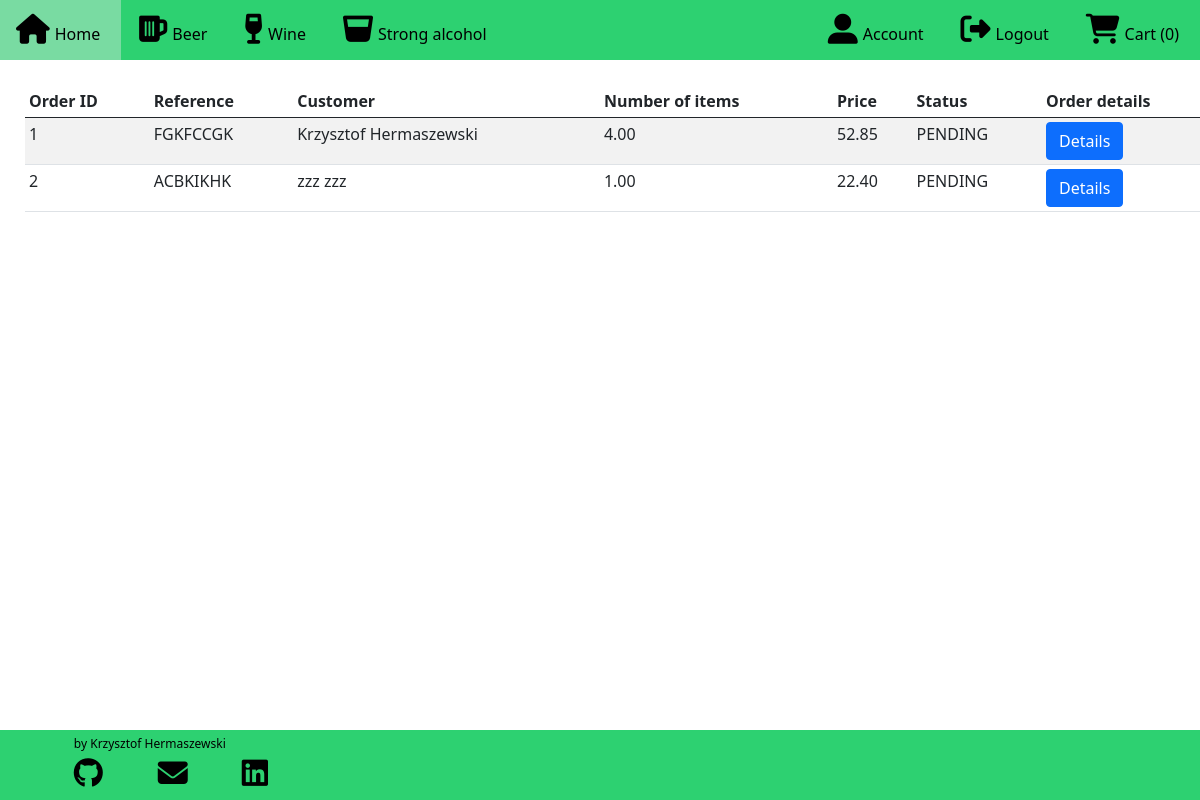
Page /admin/orders (signed in) on the earlier database version.
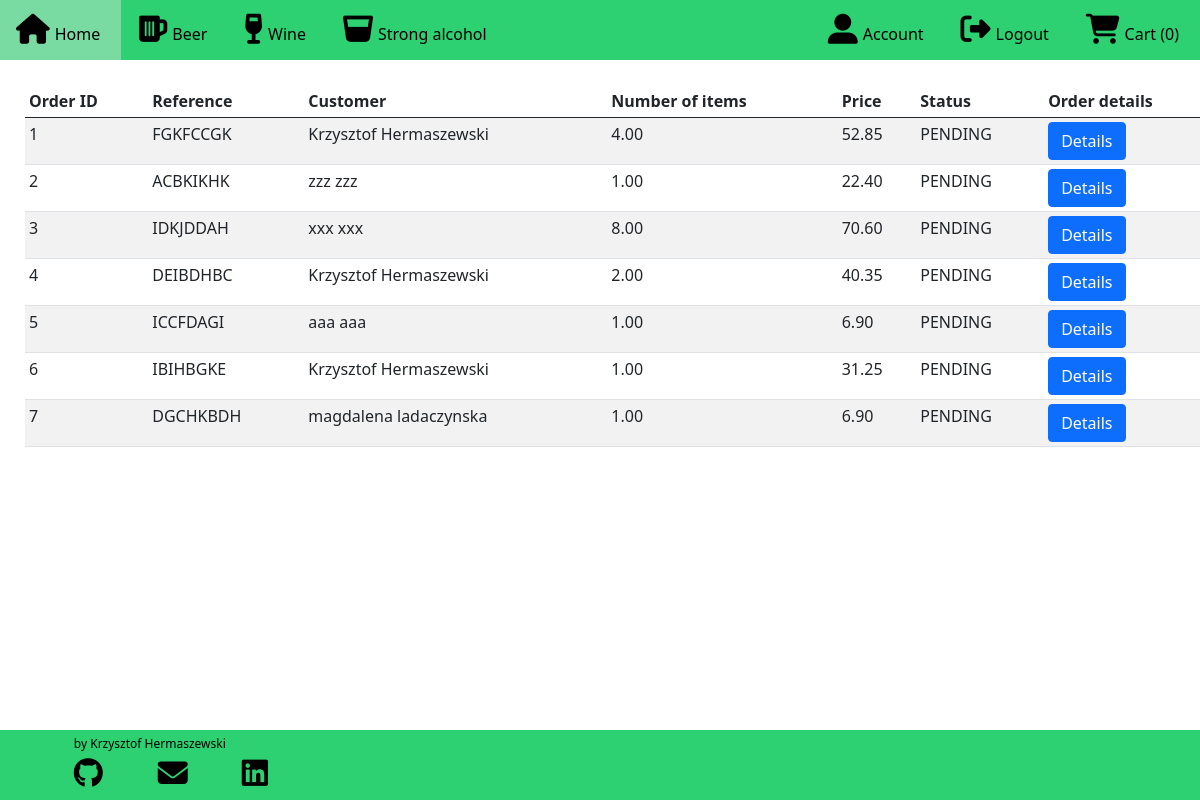
Same page on the later database version.
### alco_taxi/models.py (models this page shows)
class Order(db.Model):
    id = db.Column(db.Integer, primary_key=True)
    order_time = db.Column(db.DateTime, nullable=False, default= datetime.datetime.now())
    customer_id = db.Column(db.Integer)
    reference = db.Column(db.String(10))
    first_name = db.Column(db.String(25))
    surname = db.Column(db.String(25))
    email = db.Column(db.String(100))
    phone_number = db.Column(db.Integer)
    street = db.Column(db.String(50))
    house_number = db.Column(db.String(10))
    city = db.Column(db.String(50))
    area_code = db.Column(db.String(10))
    status = db.Column(db.String(10))
    items = db.relationship('Order_Item', backref='order', lazy=True)
    def order_total(self):
        return db.session.query(db.func.sum(Order_Item.quantity * Product.price)).join(Product).filter(Order_Item.order_id == self.id).scalar()
    def order_quantity(self):
        return db.session.query(db.func.sum(Order_Item.quantity)).join(Product).filter(Order_Item.order_id == self.id).scalar()

### alco_taxi/routes.py (the view)
@app.route('/admin/orders')
def admin_orders_list():
    if current_user.is_authenticated and current_user.username == 'admin':
       orders = Order.query.all()
       return render_template("admin_orders.html", orders=orders)
    else:
        flash(f"You don't have access to this section",'danger')
        return render_template("home.html")

### alco_taxi/models.py (called while the page is built)
@login_manager.user_loader
def load_user(user_id):
    return User.query.get(int(user_id))

### alco_taxi/routes.py (called while the page is built)
@app.context_processor
def context_processor():
    products = Product.query.all()
    return dict(products=products)

### alco_taxi/templates/admin_orders.html (shortened to what this page needs)
{% extends "base.html" %}
{% block content %}
<div class="conteiner">
    <table class="table table-striped table-sm">
    <thead>
        <th>Order ID</th>
        <th>Reference</th>
        <th>Customer </th>
        <th>Number of items</th>
        <th>Price</th>
        <th>Status</th>
        <th>Order details</th>
    </thead>
    <tbody>
        {% for order in orders %}
        <tr>
            <td>{{ order.id }}</td>
            <td>{{ order.reference }}</td>
            <td>{{ order.first_name + ' ' + order.surname }}</td>
            <td>{{ "%.2f"|format(order.order_quantity()) }}</td>
            <td>{{ "%.2f"|format(order.order_total()) }}</td>
            <td>{{ order.status }}</td>
            <td><a href="{{url_for('admin_orders', order_id=order.id)}}" class="btn btn-primary">Details</a></td>
        </tr>
        {% endfor %}
    </tbody>
    </table>
</div>
{% endblock content %}

### alco_taxi/templates/base.html (shortened to what this page needs)
<!DOCTYPE html>
<html>
<head>
    <link href="https://cdn.jsdelivr.net/npm/bootstrap@5.0.1/dist/css/bootstrap.min.css" rel="stylesheet">
    <link rel="stylesheet" href="{{ url_for('static', filename='style.css') }}">
</head>
<body>
    <ul>
        <li><a href="{{ url_for('home') }}"><i class="fas fa-home"></i><span>Home</span></a></li>
        <li><a href="{{ url_for('beer') }}"><i class="fas fa-beer"></i><span>Beer</span></a></li>
        <li><a href="{{ url_for('wine') }}"><i class="fas fa-wine-glass"></i><span>Wine</span></a></li>
        <li><a href="{{ url_for('strong') }}"><i class="fas fa-glass-whiskey"></i><span>Strong alcohol</span></a></li>
        <li style="float:right"><a href="{{ url_for('cart') }}"><i class="fas fa-shopping-cart"></i><span>Cart ({{ session['cart']|length }})</span></a></li>
        {% if current_user.is_authenticated %}
        <li style="float:right"><a href="{{ url_for('logout') }}"><i class="fas fa-sign-out-alt"></i><span>Logout</span></a></li>
        <li style="float:right"><a href="{{ url_for('account_menu') }}"><i class="fas fa-user-alt"></i><span>Account</span></a></li>
        {% else %}
        <li style="float:right"><a href="{{ url_for('login') }}"><i class="fas fa-user-circle"></i></i><span>Login</span></a></li>
        <li style="float:right"><a href="{{ url_for('register') }}"><i class="fas fa-edit"></i><span>Register</span></a></li>
        {% endif %}
      </ul>
    {% block content %}
    {% endblock %}
    {% block footer %}
    <div class="base_footer">
      <div class="f1">by Krzysztof Hermaszewski
        <div class="row_footer">
          <div class="column">
            <a href="https://github.com/Kristof-nl">
              <i class="fab fa-github"></i>
            </a>
          </div>
          <div class="column">
            <a href = "mailto: hermaszewski.krzysztof@gmail.com">
              <i class="fas fa-envelope"></i>
            </a>
          </div>
          <div class="column">
            <a href="https://www.linkedin.com/in/krzysztof-hermaszewski-a6580b210/">
            <i class="fab fa-linkedin"></i>
            </a>
          </div>
        </div>
      </div>
    </div>
    {% endblock %}
</body>
</html>

### alco_taxi/static/style.css (style rules this page uses)
ul { list-style-type: none; margin: 0; padding: 0; overflow: hidden; background-color: rgb(45, 209, 113); }
li { float: left; }
li a { display: block; color: rgb(0, 0, 0); text-align: center; padding: 14px 16px; text-decoration: none; }
.base_footer { position:fixed; left: 0 ; bottom: 0; width: 100%; height: 70px; background-color: rgb(45, 209, 113) ; color: black; text-align: center; }
.f1, .f2, .f3 { -moz-box-sizing: border-box; box-sizing: border-box; display: inline-block; text-align: right; font-size: 12px; padding: 0 6%; min-width: 300px; width: 33%; }
.f1 { text-align: left; margin-bottom: 5px; }
.column { float: left; width: 33.33%; }
.row_footer { margin-top: 5px; }
.fab { color: black; text-align:center; font-size: 30px; }
.fas { color: black; text-align:center; font-size: 30px; }
span { margin: 5px; }
table { margin: 25px; }
body { overflow-x: hidden; }

Differences in the rows shown:
added Order: id "3", reference "IDKJDDAH", first_name+surname "xxx xxx", order_quantity "8.00", order_total "70.60", status "PENDING"
added Order: id "4", reference "DEIBDHBC", first_name+surname "Krzysztof Hermaszewski", order_quantity "2.00", order_total "40.35", status "PENDING"
added Order: id "5", reference "ICCFDAGI", first_name+surname "aaa aaa", order_quantity "1.00", order_total "6.90", status "PENDING"
added Order: id "6", reference "IBIHBGKE", first_name+surname "Krzysztof Hermaszewski", order_quantity "1.00", order_total "31.25", status "PENDING"
added Order: id "7", reference "DGCHKBDH", first_name+surname "magdalena ladaczynska", order_quantity "1.00", order_total "6.90", status "PENDING"
